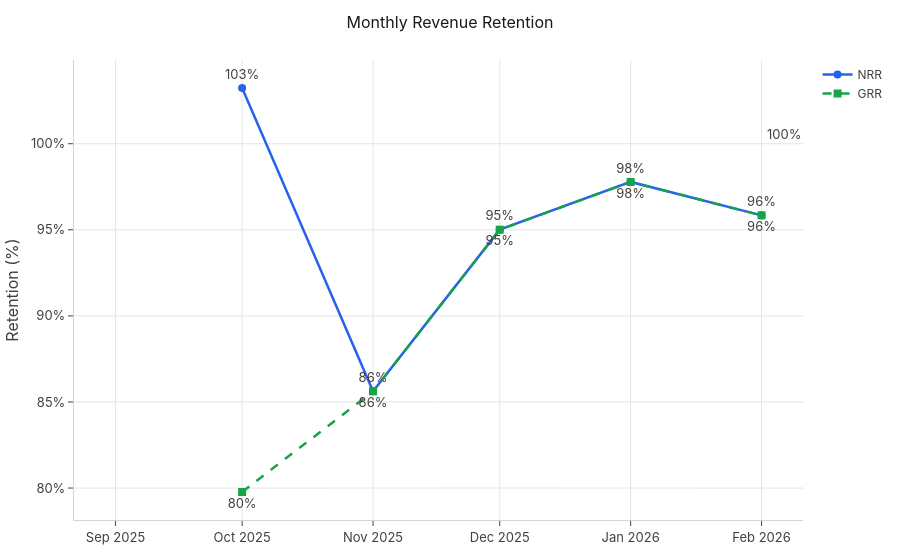

Write notebook code for a chart like this one.
### Code cell
reports.retention.plot_nrr_grr(rr)

### Figure 1 — Plotly figure (JSON) as saved in the notebook; plotly's stock layout.template omitted (floating-point values rounded to 4 significant figures)
{"data": [{"line": {"color": "#2563EB", "width": 2.5}, "marker": {"size": 8}, "mode": "lines+markers+text", "name": "NRR", "text": ["nan%", "103%", "86%", "95%", "98%", "96%"], "textposition": "top center", "type": "scatter", "x": ["2025-09", "2025-10", "2025-11", "2025-12", "2026-01", "2026-02"], "y": [NaN, 103.2, 85.62, 95.01, 97.78, 95.84]}, {"line": {"color": "#16A34A", "dash": "dash", "width": 2.5}, "marker": {"size": 8, "symbol": "square"}, "mode": "lines+markers+text", "name": "GRR", "text": ["nan%", "80%", "86%", "95%", "98%", "96%"], "textposition": "bottom center", "type": "scatter", "x": ["2025-09", "2025-10", "2025-11", "2025-12", "2026-01", "2026-02"], "y": [NaN, 79.77, 85.62, 95.01, 97.78, 95.84]}], "layout": {"annotations": [{"showarrow": false, "text": "100%", "x": 1, "xanchor": "right", "xref": "x domain", "y": 100, "yanchor": "bottom", "yref": "y"}], "shapes": [{"line": {"color": "#78716C", "dash": "dot"}, "type": "line", "x0": 0, "x1": 1, "xref": "x domain", "y0": 100, "y1": 100, "yref": "y"}], "title": {"text": "Monthly Revenue Retention"}, "yaxis": {"ticksuffix": "%", "title": {"text": "Retention (%)"}}}}
